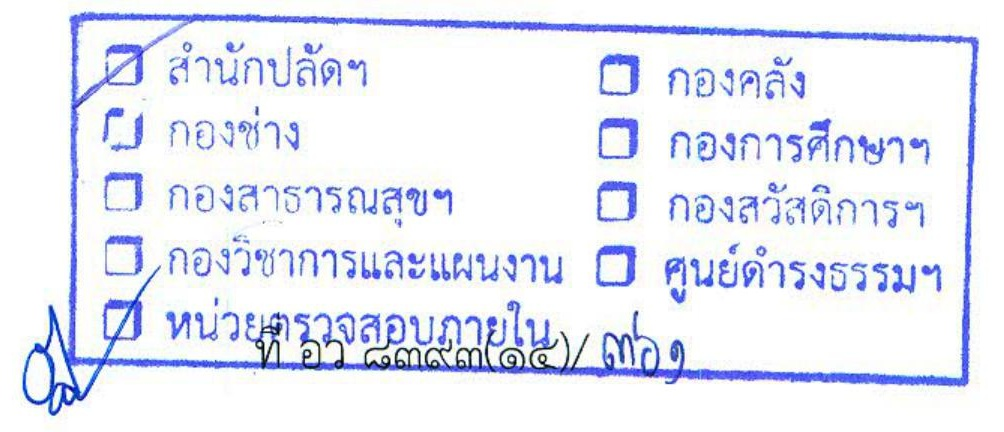
#> input picture Box_images/doc_632_0_0.jpg, 1004 x 432 px
$ python ex6.py
#> lines starting #> are read from the running program, lines starting #| are printed output that depends on the picture; after the words box and inside, x2 and y2 are one past the last pixel; in counts of white or black regions, pixels touching at a corner belong together
import cv2
import numpy as np
import matplotlib.pyplot as plt

font = cv2.FONT_HERSHEY_SIMPLEX

count = 0
fontScale = 3
color = (0, 255, 0)
thickness = 10

img = cv2.imread("../Box_images/doc_632_0_0.jpg")
#> img is the input picture: shape (432, 1004, 3); mean B, G, R 245.7, 234.4, 231.3

height = img.shape[0]
#> height = 432
width = img.shape[1]
#> width = 1004

output = img.copy()

img = cv2.cvtColor(img, cv2.COLOR_BGR2HSV)
#> img: shape (432, 1004, 3); mean H, S, V 51.1, 20.8, 247.5
img = cv2.inRange(img, np.array([90, 20, 20]), np.array([140, 255, 255]))
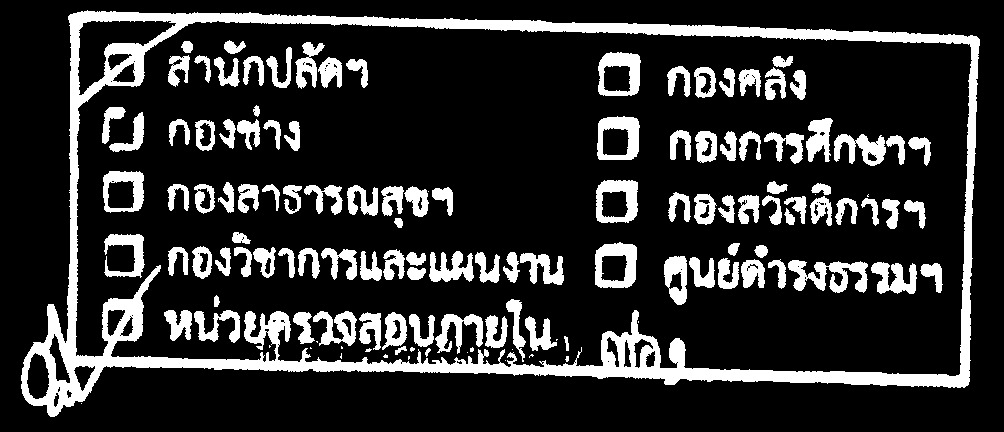
#> img: shape (432, 1004); 18.3% white; 131 white regions (21 under 20 px), largest, box (x1, y1, x2, y2) and area: (21, 10, 980, 417) 33667, (788, 260, 868, 293) 1387, (595, 242, 637, 288) 1165
blurImg = cv2.GaussianBlur(img, (3,3), 0)
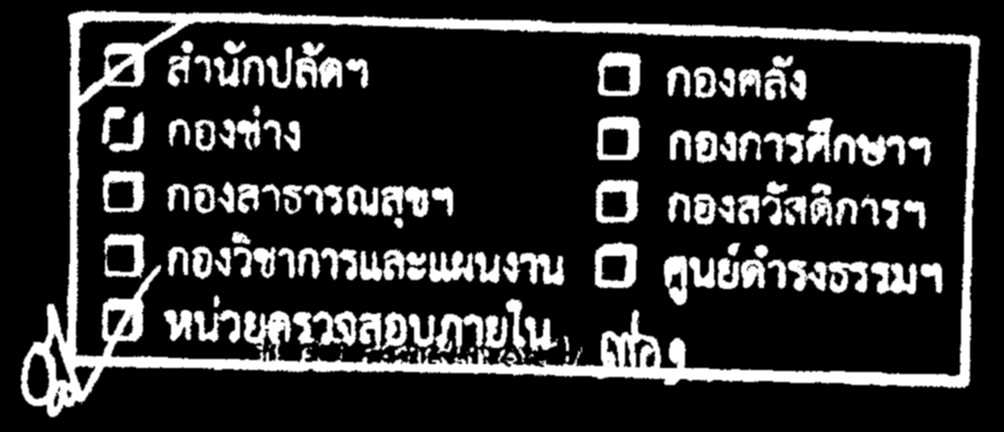
#> blurImg: shape (432, 1004); min 0, max 255, mean 46.7
kernel = np.ones((6, 6),np.uint8)
img_morp = cv2.morphologyEx(blurImg, cv2.MORPH_CLOSE, kernel)
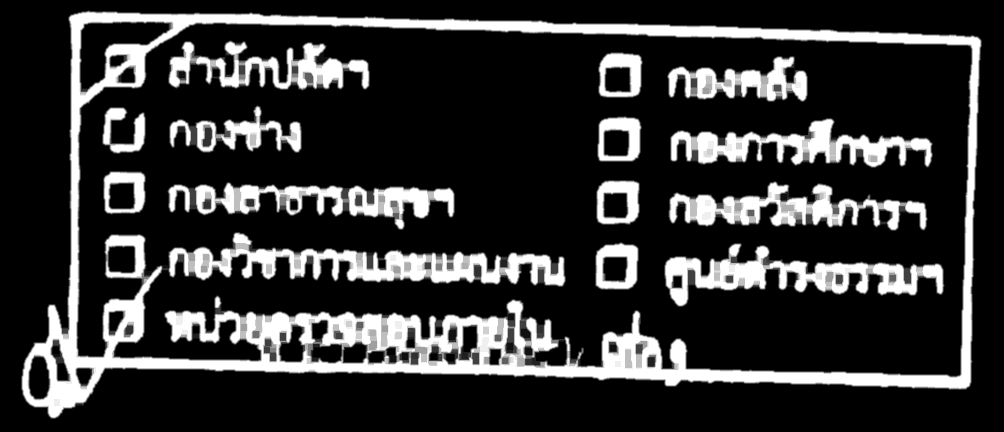
#> img_morp: shape (432, 1004); min 0, max 255, mean 52.3
edges = cv2.Canny(img_morp, 100, 250, apertureSize=3)
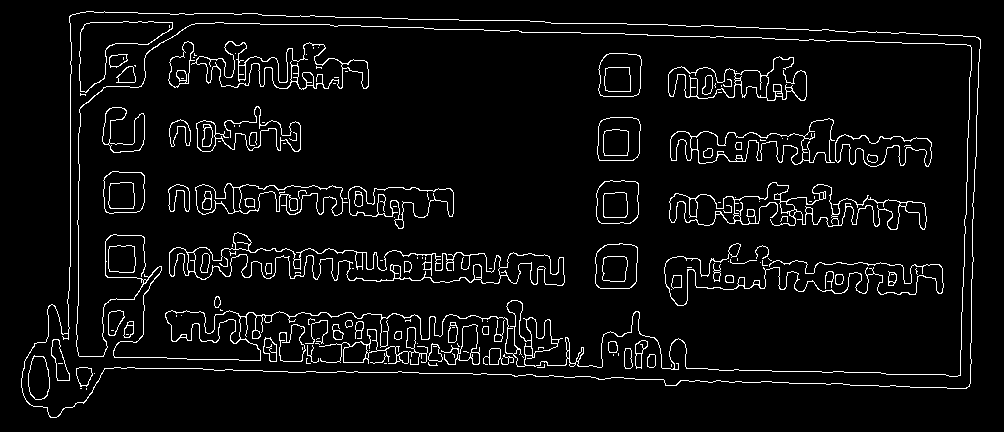
#> edges: shape (432, 1004); 5.1% white in thin lines or dots
lines = cv2.HoughLines(edges, 1, np.pi / 180, 200)
#> lines = [[365, 1.59], [972, 0.0349], [356, 1.59], [70, 0], [11, 1.61], [13, 1.61], [1, 1.61]]
r, theta = lines[4][0]
#> r = 11; theta = 1.61
cos = np.cos(theta)
#> cos = -0.0349
sin = np.sin(theta)
#> sin = 0.999
x0 = cos * r
#> x0 = -0.384
y0 = sin * r
#> y0 = 10.99
x1 = int(x0 + 100 * (-sin))
#> x1 = -100
y1 = int(y0 + 100 * (cos))
#> y1 = 7
x2 = int(x0 - 1000 * (-sin))
#> x2 = 999
y2 = int(y0 - 1000 * (cos))
#> y2 = 45
cv2.line(output, (x1, y1), (1000,y1), (255, 0, 0), 10)
cv2.line(output, (x1, y1), (x2,y2), (0, 0, 255), 10)
#cv2.line(output, (x1, y1), (x2,y1), (0, 0, 255), 10)
slope1 = (y2-y1)/(x2-x1)
#> slope1 = 0.0346
slope2 = 0
angle = abs(np.arctan((slope1-slope2)/(1+(slope1*slope2))))
#> angle = 0.0346
cv2.putText(output, 'Angle: ' + str(round((angle),2)) , (0, 100), font,  fontScale, color, thickness, cv2.LINE_AA)
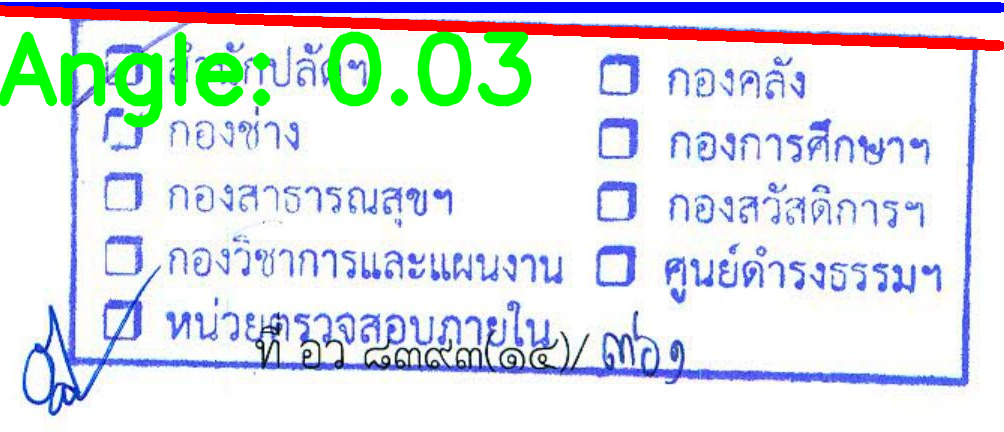
#> output: shape (432, 1004, 3); mean B, G, R 231.6, 224.3, 219.6
imgplot = plt.imshow(cv2.cvtColor(output, cv2.COLOR_BGR2RGB))

$ run again, with Box_images/doc_626_0_0.jpg copied over Box_images/doc_632_0_0.jpg
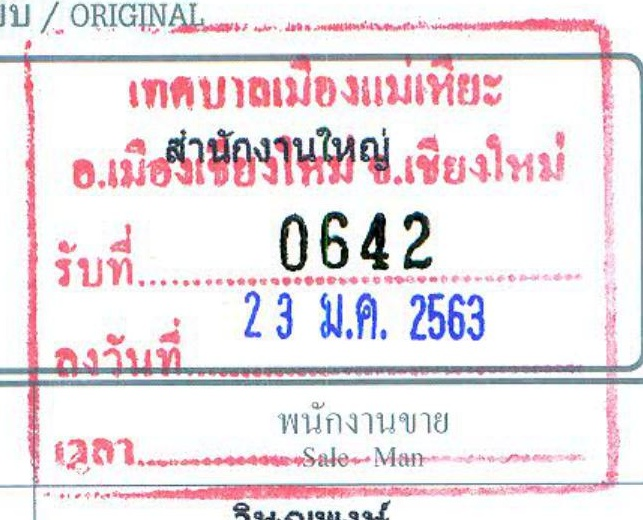
#> input picture Box_images/doc_626_0_0.jpg, 643 x 520 px
#> img is the input picture: shape (520, 643, 3); mean B, G, R 229.6, 225, 235
#> `img = cv2.inRange(img, np.array([90, 20, 20]), np.array([140, 255, 255..`:
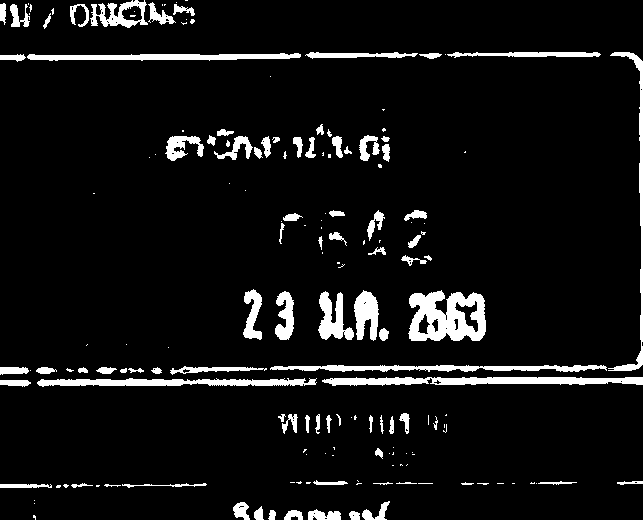
#> img: shape (520, 643); 7.2% white; 171 white regions (83 under 20 px), largest, box (x1, y1, x2, y2) and area: (408, 290, 486, 341) 2717, (322, 377, 643, 386) 2107, (37, 378, 317, 387) 1681
#> edges: shape (520, 643); 3.1% white in thin lines or dots
#> lines = [[485, 1.57], [366, 1.57], [386, 1.57], [371, 1.57], [54, 1.57], [60, 1.57], [380, 1.57]]
#> r = 54; theta = 1.57
#> cos = -4.37e-08
#> sin = 1
#> x0 = -2.36e-06
#> y0 = 54
#> x1 = -100
#> y1 = 53
#> x2 = 999
#> y2 = 54
#> slope1 = 0.00091
#> `cv2.putText(output, 'Angle: ' + str(round((angle),2)) , (0, 100), font..`:
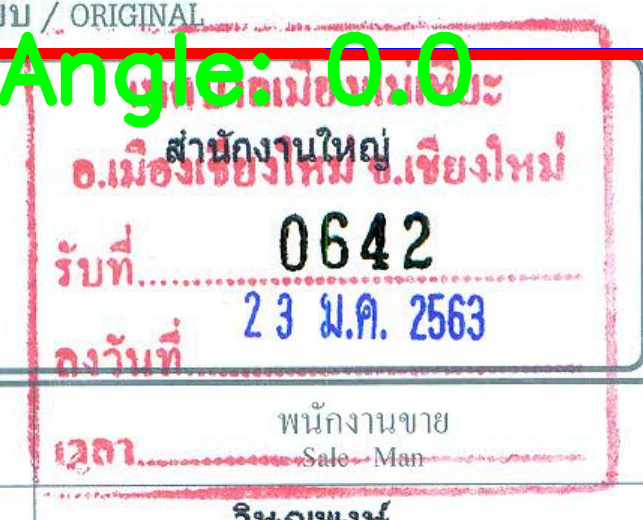
#> output: shape (520, 643, 3); mean B, G, R 218.3, 223.1, 227.3
